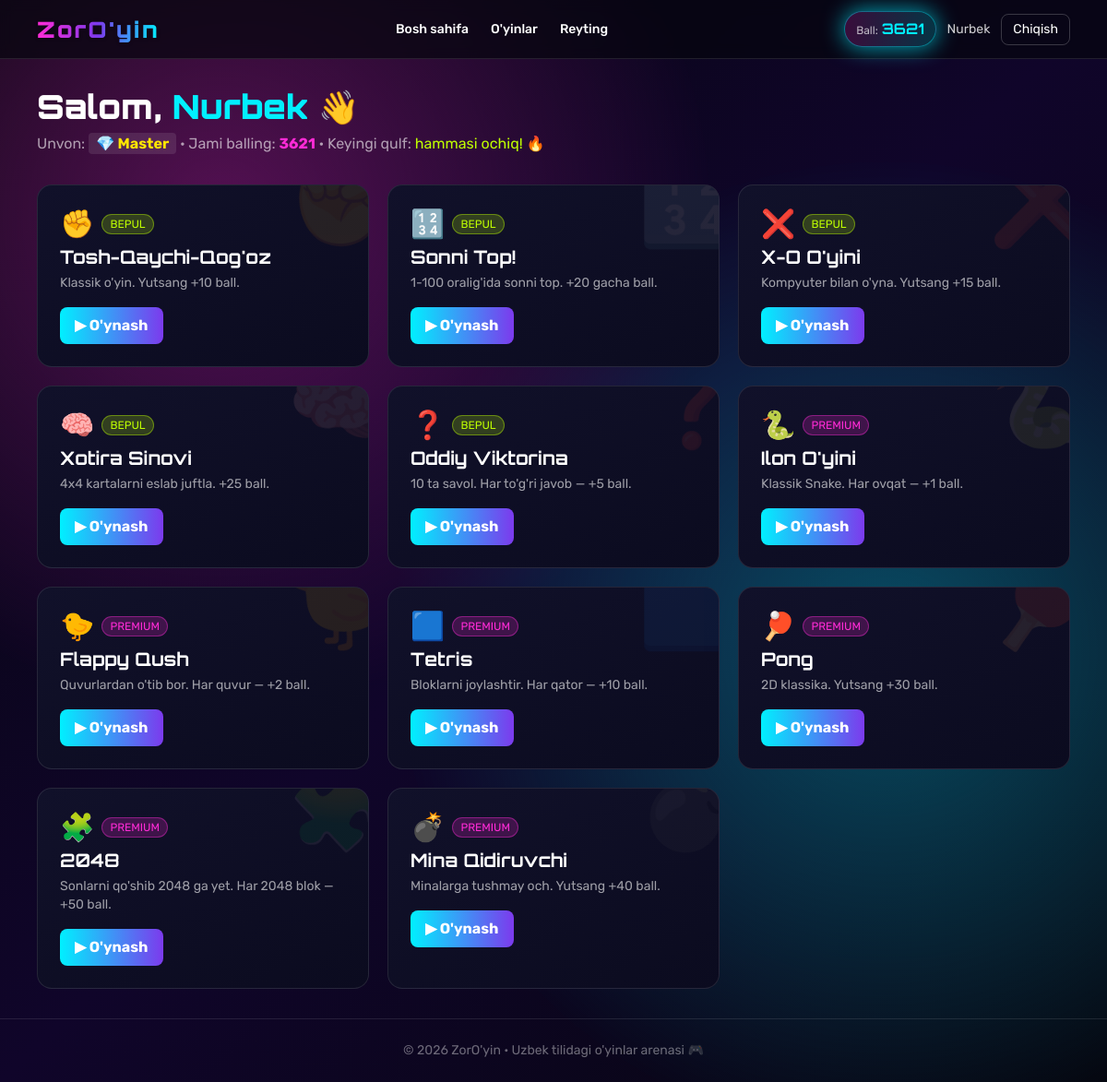
/dashboard (signed in), run on the app's committed database.
### app/models.py (models this page shows, shortened)
class User(UserMixin, db.Model):
    __tablename__ = "users"
    id = db.Column(db.Integer, primary_key=True)
    username = db.Column(db.String(64), unique=True, nullable=False, index=True)
    email = db.Column(db.String(120), unique=True, nullable=False, index=True)
    password_hash = db.Column(db.String(255), nullable=False)
    points = db.Column(db.Integer, default=0, nullable=False)
    created_at = db.Column(db.DateTime, default=datetime.utcnow)
    scores = db.relationship("Score", backref="user", lazy=True, cascade="all,delete-orphan")
    @property
    def rank_title(self):
        p = self.points
        if p >= 10000: return "🚀 ZorO'yin Afsonasi"
        if p >= 5000: return "👑 Chempion"
        if p >= 3000: return "💎 Master"
        if p >= 1500: return "🥇 Professional"
        if p >= 800: return "🥈 Tajribali"
        if p >= 300: return "🥉 Havaskor"
        return "🌱 Yangi o'yinchi"

### app/main/routes.py (the view)
@main_bp.route("/dashboard")
@login_required
def dashboard():
    games = [
        {"slug": "rps", "name": "Tosh-Qaychi-Qog'oz", "emoji": "✊", "free": True, "desc": "Klassik o'yin. Yutsang +10 ball."},
        {"slug": "guess", "name": "Sonni Top!", "emoji": "🔢", "free": True, "desc": "1-100 oralig'ida sonni top. +20 gacha ball."},
        {"slug": "tictactoe", "name": "X-O O'yini", "emoji": "❌", "free": True, "desc": "Kompyuter bilan o'yna. Yutsang +15 ball."},
        {"slug": "memory", "name": "Xotira Sinovi", "emoji": "🧠", "free": True, "desc": "4x4 kartalarni eslab juftla. +25 ball."},
        {"slug": "quiz", "name": "Oddiy Viktorina", "emoji": "❓", "free": True, "desc": "10 ta savol. Har to'g'ri javob — +5 ball."},
        {"slug": "snake", "name": "Ilon O'yini", "emoji": "🐍", "free": False, "unlock": 300, "desc": "Klassik Snake. Har ovqat — +1 ball."},
        {"slug": "flappy", "name": "Flappy Qush", "emoji": "🐤", "free": False, "unlock": 300, "desc": "Quvurlardan o'tib bor. Har quvur — +2 ball."},
        {"slug": "tetris", "name": "Tetris", "emoji": "🟦", "free": False, "unlock": 800, "desc": "Bloklarni joylashtir. Har qator — +10 ball."},
        {"slug": "pong", "name": "Pong", "emoji": "🏓", "free": False, "unlock": 800, "desc": "2D klassika. Yutsang +30 ball."},
        {"slug": "2048", "name": "2048", "emoji": "🧩", "free": False, "unlock": 1500, "desc": "Sonlarni qo'shib 2048 ga yet. Har 2048 blok — +50 ball."},
        {"slug": "minesweeper", "name": "Mina Qidiruvchi", "emoji": "💣", "free": False, "unlock": 1500, "desc": "Minalarga tushmay och. Yutsang +40 ball."},
    ]
    for g in games:
        g["unlocked"] = g["free"] or current_user.points >= g.get("unlock", 0)
    return render_template("dashboard.html", games=games)

### app/__init__.py (called while the page is built)
def create_app(config_class=Config):
    app = Flask(__name__)
    app.config.from_object(config_class)
    db.init_app(app)
    login_manager.init_app(app)
    from app.auth import auth_bp
    from app.main import main_bp
    from app.games import games_bp
    app.register_blueprint(auth_bp, url_prefix="/auth")
    app.register_blueprint(main_bp)
    app.register_blueprint(games_bp, url_prefix="/games")
    from app.models import User
    @login_manager.user_loader
    def load_user(uid):
        return User.query.get(int(uid))
    with app.app_context():
        db.create_all()
    return app

### app/templates/dashboard.html
{% extends "base.html" %}
{% block content %}
<div class="flex items-end justify-between flex-wrap gap-4 mb-8">
  <div>
    <h1 class="font-display text-4xl font-black">Salom, <span class="text-neon-cyan">{{ current_user.username }}</span> 👋</h1>
    <p class="text-white/60 mt-2">
      Unvon: <span class="text-neon-yellow font-bold bg-white/10 px-2 py-0.5 rounded">{{ current_user.rank_title }}</span> ·
      Jami balling: <span class="text-neon-pink font-bold">{{ current_user.points }}</span> · Keyingi qulf:
      {% if current_user.points < 300 %}<span class="text-neon-yellow">{{ 300-current_user.points }}</span> ball{% elif current_user.points < 800 %}<span class="text-neon-yellow">{{ 800-current_user.points }}</span> ball{% else %}<span class="text-neon-lime">hammasi ochiq! 🔥</span>{% endif %}
    </p>
  </div>
</div>
<div class="grid sm:grid-cols-2 lg:grid-cols-3 gap-5">
  {% for g in games %}
  <div class="relative group p-6 rounded-2xl bg-gradient-to-br from-bg-700 to-bg-800 border border-white/10 hover:border-neon-cyan/60 hover:shadow-glow transition overflow-hidden">
    <div class="absolute -right-8 -top-8 text-8xl opacity-10 group-hover:opacity-30 group-hover:rotate-12 transition">{{ g.emoji }}</div>
    <div class="relative">
      <div class="flex items-center gap-2 mb-1">
        <span class="text-3xl">{{ g.emoji }}</span>
        {% if g.free %}
          <span class="text-xs px-2 py-0.5 rounded-full bg-neon-lime/20 text-neon-lime border border-neon-lime/40">BEPUL</span>
        {% else %}
          <span class="text-xs px-2 py-0.5 rounded-full bg-neon-pink/20 text-neon-pink border border-neon-pink/40">PREMIUM</span>
        {% endif %}
      </div>
      <h3 class="font-display text-xl font-bold">{{ g.name }}</h3>
      <p class="text-sm text-white/60 mt-1 mb-4">{{ g.desc }}</p>
      {% if g.unlocked %}
        <a href="{{ url_for('games.play', slug=g.slug) }}" class="inline-block px-4 py-2 rounded-lg bg-gradient-to-r from-neon-cyan to-neon-purple font-bold hover:scale-105 transition">▶ O'ynash</a>
      {% else %}
        <div class="flex items-center gap-2 text-neon-yellow">
          <span class="text-2xl">🔒</span>
          <span class="text-sm">{{ g.unlock }} ball to'plang ({{ g.unlock - current_user.points }} ball qoldi)</span>
        </div>
      {% endif %}
    </div>
  </div>
  {% endfor %}
</div>
{% endblock %}

### app/templates/base.html (shortened to what this page needs)
<!DOCTYPE html>
<html lang="uz">
<head>
<script src="https://cdn.tailwindcss.com"></script>
<link rel="stylesheet" href="{{ url_for('static', filename='css/style.css') }}">
</head>
<body class="font-body bg-bg-900 text-white min-h-screen flex flex-col">
<div class="fixed inset-0 -z-10 bg-gradient-to-br from-bg-900 via-[#10052a] to-bg-900"></div>
<div class="fixed inset-0 -z-10 opacity-30 bg-[radial-gradient(circle_at_20%_20%,#ff2bd6_0%,transparent_40%),radial-gradient(circle_at_80%_60%,#00f0ff_0%,transparent_45%)]"></div>
<header class="border-b border-white/10 backdrop-blur sticky top-0 z-50 bg-bg-900/70">
  <div class="max-w-6xl mx-auto px-4 py-3 flex items-center justify-between gap-3">
    <a href="{{ url_for('main.index') }}" class="font-display font-black text-2xl tracking-widest bg-gradient-to-r from-neon-pink via-neon-purple to-neon-cyan bg-clip-text text-transparent drop-shadow">
    </a>
    <nav class="hidden md:flex gap-6 text-sm font-medium">
      <a href="{{ url_for('main.index') }}" class="hover:text-neon-cyan transition">Bosh sahifa</a>
      {% if current_user.is_authenticated %}
        <a href="{{ url_for('main.dashboard') }}" class="hover:text-neon-cyan transition">O'yinlar</a>
      {% endif %}
      <a href="{{ url_for('main.leaderboard') }}" class="hover:text-neon-cyan transition">Reyting</a>
    </nav>
    <div class="flex items-center gap-3">
      {% if current_user.is_authenticated %}
        <div class="px-3 py-1.5 rounded-full bg-gradient-to-r from-neon-pink/20 to-neon-cyan/20 border border-neon-cyan/40 shadow-cyan">
          <span class="text-xs text-white/70">Ball:</span>
          <span class="font-display font-bold text-neon-cyan">{{ current_user.points }}</span>
        </div>
        <span class="hidden sm:inline text-sm text-white/80">{{ current_user.username }}</span>
        <a href="{{ url_for('auth.logout') }}" class="text-sm px-3 py-1.5 rounded-lg border border-white/20 hover:border-neon-pink hover:text-neon-pink transition">Chiqish</a>
      {% else %}
        <a href="{{ url_for('auth.login') }}" class="text-sm hover:text-neon-cyan">Kirish</a>
        <a href="{{ url_for('auth.register') }}" class="text-sm px-3 py-1.5 rounded-lg bg-gradient-to-r from-neon-pink to-neon-purple shadow-pink hover:scale-105 transition">Ro'yxatdan o'tish</a>
      {% endif %}
    </div>
  </div>
</header>
<main class="flex-1 max-w-6xl w-full mx-auto px-4 py-8">
  {% block content %}{% endblock %}
</main>
<footer class="border-t border-white/10 py-6 text-center text-sm text-white/40">
  © 2026 ZorO'yin · Uzbek tilidagi o'yinlar arenasi 🎮
</footer>
</body>
</html>

### app/static/css/style.css (style rules this page uses)
body { -webkit-font-smoothing: antialiased; }

### data on the page
User: points "3621", username "Nurbek", rank_title "💎 Master"

### other printed values
{{ g.emoji }} "✊" "🔢" "❌" "🧠" "❓" "🐍" "🐤" "🟦" "🏓" "🧩" "💣"
{{ g.name }} "Tosh-Qaychi-Qog'oz" "Sonni Top!" "X-O O'yini" "Xotira Sinovi" "Oddiy Viktorina" "Ilon O'yini" "Flappy Qush" "Tetris" "Pong" "2048" "Mina Qidiruvchi"
{{ g.desc }} "Klassik o'yin. Yutsang +10 ball." "1-100 oralig'ida sonni top. +20 gacha ball." "Kompyuter bilan o'yna. Yutsang +15 ball." "4x4 kartalarni eslab juftla. +25 ball." "10 ta savol. Har to'g'ri javob — +5 ball." "Klassik Snake. Har ovqat — +1 ball." "Quvurlardan o'tib bor. Har quvur — +2 ball." "Bloklarni joylashtir. Har qator — +10 ball." "2D klassika. Yutsang +30 ball." "Sonlarni qo'shib 2048 ga yet. Har 2048 blok — +50 ball." "Minalarga tushmay och. Yutsang +40 ball."
